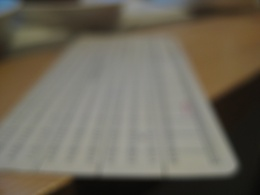
%> input picture bilder/IMG_4584.JPG, 260 x 195 px, shrunk from 3264 x 2448 before the run; its folder holds only this picture in this run
$ octave laplacian.m   (GNU Octave 9; MATLAB toolbox functions it lacks are replaced by stand-ins)
%> lines starting %> are read from the running program, lines starting %| are printed output that depends on the picture
### load_images.m
function [images, N] = load_images()

%files = dir('images/*.jpg');
files = dir('bilder/*.JPG');
N = length(files);
%[row, col, channels] = size(imread(['images/' files(1).name]));
[row, col, channels] = size(imread(['bilder/' files(1).name]));
%> row = 195; col = 260; channels = 3
images = zeros( row, col, N );
%> images: size 195x260 double; every value is 0

for i = 1:N
    %name = ['images/' files(i).name ];
    name = ['bilder/' files(i).name ];

    I = double(imread(name))/255;
    if channels > 1
        images(:,:,i) = rgb2gray(I);
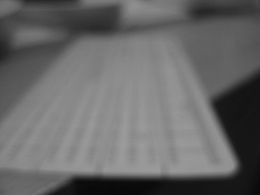
%> images: size 195x260 double; min 0.0344, max 0.611, mean 0.408
    else
        images(:,:,i) = I;
    end

    disp(strcat('Loading Image Number ', num2str(i), '/', num2str(N)));
end
end

### ML.m
function [ ML ] = ML( Image )
%Image: Input image

[y,x] = size(Image);
padImage = padarray(Image,[1,1],'replicate','both');
ML = zeros(y+2,x+2);

for i = 2:y+1
    for j = 2:x+1
        ML(i,j) = (abs((2 * padImage(i,j)) - padImage(i,j-1) - padImage(i,j+1)) + abs((2 * padImage(i,j)) - padImage(i-1,j) - padImage(i+1,j)));
    end
end
end

### SML.m
function [ SML ] = SML( ML )
%ML: Modified Laplacian

[y,x] = size(ML);
SML = zeros(y,x);
t = 7/256;

for i = 2:y-1
    for j = 2:x-1
        if(ML(i,j) >= t)
            SML(i,j) = sum(sum(ML(i-1:i+1,j-1:j+1)));
        end
    end
end
SML = SML(2:y-1,2:x-1);
end

### weight_map.m
function W  = weight_map( C)

W = ones(size(C));

Wc = 2;

if ( Wc > 0 )
    W = W.* C.^ Wc;

end
% normalize weights for each pixel
% make sure that weights sum to one
W = W + 1e-12; %avoids division by zero
W = W./repmat( sum(W,3), [1 1 size(W, 3)] );

end

### fusion.m
function [I_fused, pyr] = fusion( I, W, level )

[row, col, N] = size( W );

if ~exist( 'level' )
    % compute the largest number of pyramid level
    level = floor( log( min( row, col) ) / log(2) );
end
% construct pyramid from each input image
pyr = gaussian_pyramid(zeros(row, col), level);

for i = 1 : N
    % Gaussian pyramid of weighting map
    pyrW = gaussian_pyramid( W(:, :, i), level );

    % Laplacian pyramid of input image
    pyrI = laplacian_pyramid( gaussian_pyramid(I(:,:,i), level));

    % blend
    for n = 1 : level
        %w = repmat( pyrW{ n }, [1 1 3] );
        pyr{ n }  = pyr{ n } + pyrW{ n } .* pyrI{ n };
    end
end

I_fused = reconstruct_laplacian_pyramid( pyr);

end

### gaussian_pyramid.m
function [g_pyr] = gaussian_pyramid(I,level)
% I: input image
% level: number of levels in pyramid

g_pyr = cell( level, 1 );

% save input image in first level at the pyramid
g_pyr{1} = I;

filter = [1 4 6 4 1; 4 16 24 16 4; 6 24 36 24 6; 4 16 24 16 4; 1 4 6 4 1 ]/256;

for n=2:level
    I = imfilter(I, filter, 'replicate');
    I = imresize(I,0.5);
    g_pyr{n} = I;
end

end

### laplacian_pyramid.m
function [ l_pyr ] = laplacian_pyramid( g_pyr )
%g_pyr: gaussian pyramid

level = size(g_pyr,1);

l_pyr = cell(level,1);

l_pyr{level} = g_pyr{level};

for n = level:-1:2
    odd = 2 * size(g_pyr{n}) - size(g_pyr{n-1});
    l_pyr{n-1} = g_pyr{n-1} - UpSize(g_pyr{n},odd);
end

end

### reconstruct_laplacian_pyramid.m
function R = reconstruct_laplacian_pyramid( pyr )
% pyr: Laplacian pyramid generated by function 'laplacian_pyramid'

row = size(pyr{1}, 1);
col = size(pyr{1}, 2);
level = length(pyr);

R = pyr{level};

for n = level-1:-1:1
    odd = 2 * size( R ) - size( pyr{ n } );
    R = pyr{ n } + UpSize( R, odd );
end

### UpSize.m
function Up = UpSize( I, odd )
% I: input image
% odd: 2-vector of binary values, indicates whether the upsampled image should
% have odd size for the respective dimensions

I = padarray( I, [ 1 1 0 ], 'replicate' );

filter = [1 4 6 4 1; 4 16 24 16 4; 6 24 36 24 6; 4 16 24 16 4; 1 4 6 4 1 ]/256;

row = 2 * size( I, 1 );
col = 2 * size( I, 2 );
k = size( I, 3 );

Up = zeros( row, col, k );

% fill the original image into the odd position of the up sampled image
% make sure to increase the original image by 4 times for interpolation
Up( 1: 2: row, 1: 2: col, : ) = 4 * I;

% Gaussian interpolation to up sample using the same filter for blurring
Up = imfilter( Up, filter );

% remove the border
Up = Up( 3 : row - 2 - odd(1), 3 : col - 2 - odd(2), : );

### laplacian.m

[images, N] = load_images();
%> N = 1

I = images(:,:,1);
[r, c] = size(I);
%> r = 195; c = 260

%%

fm = zeros(r, c, N);
%fValue is image global focus measure
fValue = zeros(N);

for i = 1:N
    fm(:,:,i) = SML(ML(images(:,:,i)));
    fValue(i) = mean2(fm(:,:,i));
    %disp(strcat('Calculating fValue for ', num2str(i), '/', num2str(N), fValue(i,1)));
    figure
    imagesc(fm(:,:,i));
    figure
    %mesh(fm(:,:,i));
    %title('Focus Map')
end
%> this loop made 1 pass
%> pass 1, in SML, `SML = SML(2:y-1,2:x-1);`:
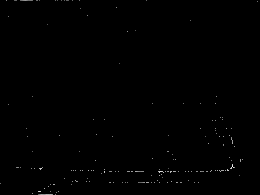
%> SML: size 195x260 double; min 0, max 0.245, mean 0.0007; drawn with min black and max white
%> pass 1, `imagesc(fm(:,:,i));`:
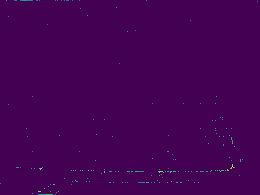
%> displayed picture: size 195x260x3, on the screen's scale of 0 to 255; mean R, G, B 67.9, 1.8, 84.2

%%

weightmap = weight_map(fm);
%> in weight_map, `W = W./repmat( sum(W,3), [1 1 size(W, 3)] );`: W: size 195x260 double; every value is 1


%%

[maximumFocusValues, maximumFocusIdx] = max(weightmap, [], 3);

%figure
%imagesc(maximumFocusIdx)

[fs_pyramid, pyr] = fusion(images, weightmap, 9);
%> after the loop in fusion, `for i = 1 : N`: pyr = 9 items
%> in reconstruct_laplacian_pyramid, `row = size(pyr{1}, 1);`: row = 195
%> in reconstruct_laplacian_pyramid, `col = size(pyr{1}, 2);`: col = 260
%> in reconstruct_laplacian_pyramid, `R = pyr{level};`: R = [0.42 0.39]
%> the loop in reconstruct_laplacian_pyramid, `for n = level-1:-1:1` made 8 passes
%> (n, odd, row in UpSize, col in UpSize) on passes 2, 3, 6, 7, 8: (7, [0 1], 8, 10), (6, [1 1], 12, 14), (3, [1 1], 54, 70), (2, [0 0], 102, 134), (1, [1 0], 200, 264)
%> (odd, row in UpSize, col in UpSize) on passes 4 to 5: ([1 1], 18, 22), ([1 1], 30, 38)
%> pyr = 9 items

test = zeros(r,c);

for i = 1:c
    for j = 1:r
        test(j,i) = images(j,i,maximumFocusIdx(j,i));
    end

end


figure
imshow(test)
figure
imshow(fs_pyramid)
title('Focus Stacked Image')
